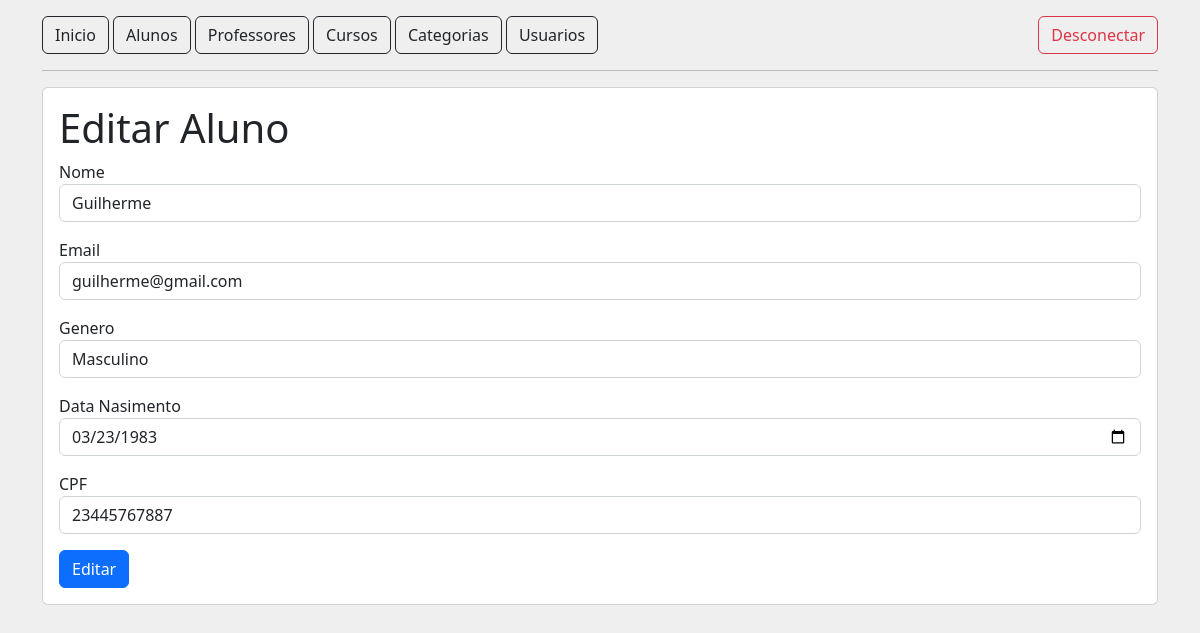
/alunos/editar?id=1, run on the app's committed database.
### tables this page shows
CREATE TABLE tb_alunos (
    id INT PRIMARY KEY AUTO_INCREMENT,
    nome VARCHAR(100) NULL,
    matricula VARCHAR(20) UNIQUE NULL,
    email VARCHAR(100) UNIQUE NULL,
    status TINYINT NOT NULL,
    genero VARCHAR(20),
    dataNascimento DATETIME NOT NULL,
    cpf CHAR(11) UNIQUE NOT NULL
);

### src/Controller/AbstractController.php (called while the page is built, shortened)
<?php
abstract class AbstractController
{
    public function render(string $view, ?array $dados = null, bool $navbar = true): void
    {
        include_once '../views/template/header.phtml';
        $navbar === true && include_once '../views/template/menu.phtml';
        include_once "../views/{$view}.phtml";
    }
}

### src/Controller/AlunoController.php (called while the page is built, shortened)
<?php
class AlunoController extends AbstractController
{
    private AlunoRepository $repository;
    public function __construct()
    {
        $this->repository = new AlunoRepository();
    }
    public function editar(): void
    {
        $id = $_GET['id'];
        $aluno = $this->repository->buscarUm($id);
        $this->render('aluno/editar', [$aluno]);
    }
}

### public/index.php (called while the page is built, shortened)
<?php
$rotas = require '../config/routes.php';
$url = $_SERVER['REQUEST_URI'];
$rota = explode('?', $url)[0];
$method = $rotas[$rota]['method'];
(new $controller)->$method();

### src/Repository/AlunoRepository.php (called while the page is built, shortened)
<?php
class AlunoRepository implements RepositoryInterface
{
    public PDO $pdo;
    public function __construct()
    {
        $this->pdo = DataBaseConnection::abrirConexao();
    }
    public function buscarUm(string $id): object
    {
        $sql = "SELECT * FROM " . self::TABLE . " WHERE id = '{$id}' ";
        $query = $this->pdo->query($sql);
        $query->execute();
        return $query->fetchObject(Aluno::class);
    }
}

### src/Connection/DataBaseConnection.php (called while the page is built, shortened)
<?php
class DataBaseConnection
{
    public static function abrirConexao(): PDO
    {
        return new PDO("mysql:host=localhost;dbname=" . DB_NAME, DB_USER, DB_PASSWORD);
    }
}

### views/aluno/editar.phtml (the view)
<?php
    $aluno = $dados[0];
?>
<section class="mt-3 card card-body">
    <h1>Editar Aluno</h1>
    <div class="row">
        <div class="col">
            <form action="" method="POST">
                <label for="nome">Nome</label>
                <input name="nome" type="text" id="nome" class="form-control mb-3" value="<?php echo $aluno->nome; ?>">
                <label for="email">Email</label>
                <input name="email" type="text" id="email" class="form-control mb-3" value="<?php echo $aluno->email; ?>">
                <label for="genero">Genero</label>
                <input name="genero" type="text" id="genero" class="form-control mb-3" value="<?php echo $aluno->genero; ?>">
                <label for="nascimento">Data Nasimento</label>
                <input name="nascimento" type="date" id="nascimento" class="form-control mb-3" value="<?php echo date("Y-m-d", strtotime($aluno->dataNascimento)); ?>">
                <label for="cpf">CPF</label>
                <input name="cpf" type="text" id="cpf" class="form-control mb-3" value="<?php echo $aluno->cpf; ?>">
                <button class="btn btn-primary">Editar</button>
            </form>
        </div>
    </div>
</section>

### data on the page
tb_alunos: nome "Guilherme", email "guilherme@gmail.com", genero "Masculino", nascimento "03/23/1983", cpf "23445767887"
